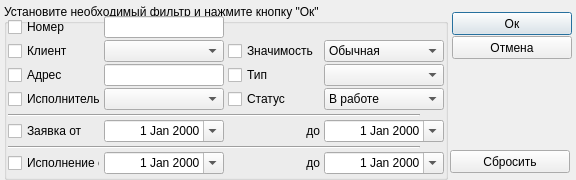
<?xml version="1.0" encoding="UTF-8"?>
<ui version="4.0">
 <class>TFilterDlg</class>
 <widget class="QDialog" name="TFilterDlg">
  <property name="windowModality">
   <enum>Qt::ApplicationModal</enum>
  </property>
  <property name="geometry">
   <rect>
    <x>0</x>
    <y>0</y>
    <width>576</width>
    <height>180</height>
   </rect>
  </property>
  <property name="minimumSize">
   <size>
    <width>576</width>
    <height>180</height>
   </size>
  </property>
  <property name="maximumSize">
   <size>
    <width>576</width>
    <height>180</height>
   </size>
  </property>
  <property name="windowTitle">
   <string>Фильтр</string>
  </property>
  <property name="windowIcon">
   <iconset>
    <normaloff>../res/filter.png</normaloff>../res/filter.png</iconset>
  </property>
  <property name="modal">
   <bool>true</bool>
  </property>
  <widget class="QPushButton" name="cancelBtn">
   <property name="geometry">
    <rect>
     <x>452</x>
     <y>36</y>
     <width>120</width>
     <height>23</height>
    </rect>
   </property>
   <property name="text">
    <string>Отмена</string>
   </property>
   <property name="icon">
    <iconset resource="../res/request.qrc">
     <normaloff>:/images/cancel</normaloff>:/images/cancel</iconset>
   </property>
  </widget>
  <widget class="QPushButton" name="okBtn">
   <property name="geometry">
    <rect>
     <x>452</x>
     <y>12</y>
     <width>120</width>
     <height>23</height>
    </rect>
   </property>
   <property name="text">
    <string>Ок</string>
   </property>
   <property name="icon">
    <iconset resource="../res/request.qrc">
     <normaloff>:/images/ok</normaloff>:/images/ok</iconset>
   </property>
   <property name="default">
    <bool>true</bool>
   </property>
  </widget>
  <widget class="QGroupBox" name="filterGroup">
   <property name="geometry">
    <rect>
     <x>4</x>
     <y>4</y>
     <width>444</width>
     <height>176</height>
    </rect>
   </property>
   <property name="title">
    <string>Установите необходимый фильтр и нажмите кнопку &quot;Ок&quot;</string>
   </property>
   <widget class="QComboBox" name="clientCombo">
    <property name="geometry">
     <rect>
      <x>100</x>
      <y>36</y>
      <width>120</width>
      <height>22</height>
     </rect>
    </property>
   </widget>
   <widget class="QComboBox" name="importanceCombo">
    <property name="geometry">
     <rect>
      <x>320</x>
      <y>36</y>
      <width>120</width>
      <height>22</height>
     </rect>
    </property>
    <item>
     <property name="text">
      <string>Обычная</string>
     </property>
    </item>
    <item>
     <property name="text">
      <string>Важная</string>
     </property>
    </item>
    <item>
     <property name="text">
      <string>Неизвестно</string>
     </property>
    </item>
   </widget>
   <widget class="QDateEdit" name="requestFromDateEdit">
    <property name="geometry">
     <rect>
      <x>100</x>
      <y>116</y>
      <width>120</width>
      <height>22</height>
     </rect>
    </property>
    <property name="alignment">
     <set>Qt::AlignRight|Qt::AlignTrailing|Qt::AlignVCenter</set>
    </property>
    <property name="calendarPopup">
     <bool>true</bool>
    </property>
   </widget>
   <widget class="QComboBox" name="typeCombo">
    <property name="geometry">
     <rect>
      <x>320</x>
      <y>60</y>
      <width>120</width>
      <height>22</height>
     </rect>
    </property>
   </widget>
   <widget class="QComboBox" name="statusCombo">
    <property name="geometry">
     <rect>
      <x>320</x>
      <y>84</y>
      <width>120</width>
      <height>22</height>
     </rect>
    </property>
    <item>
     <property name="text">
      <string>В работе</string>
     </property>
    </item>
    <item>
     <property name="text">
      <string>Отменена</string>
     </property>
    </item>
    <item>
     <property name="text">
      <string>Выполнена</string>
     </property>
    </item>
    <item>
     <property name="text">
      <string>Неизвестно</string>
     </property>
    </item>
   </widget>
   <widget class="QDateEdit" name="realizeFromDateEdit">
    <property name="geometry">
     <rect>
      <x>100</x>
      <y>148</y>
      <width>120</width>
      <height>22</height>
     </rect>
    </property>
    <property name="alignment">
     <set>Qt::AlignRight|Qt::AlignTrailing|Qt::AlignVCenter</set>
    </property>
    <property name="calendarPopup">
     <bool>true</bool>
    </property>
   </widget>
   <widget class="QComboBox" name="performerCombo">
    <property name="geometry">
     <rect>
      <x>100</x>
      <y>84</y>
      <width>120</width>
      <height>22</height>
     </rect>
    </property>
   </widget>
   <widget class="QDateEdit" name="requestToDateEdit">
    <property name="geometry">
     <rect>
      <x>320</x>
      <y>116</y>
      <width>120</width>
      <height>22</height>
     </rect>
    </property>
    <property name="alignment">
     <set>Qt::AlignRight|Qt::AlignTrailing|Qt::AlignVCenter</set>
    </property>
    <property name="calendarPopup">
     <bool>true</bool>
    </property>
   </widget>
   <widget class="QDateEdit" name="realizeToDateEdit">
    <property name="geometry">
     <rect>
      <x>320</x>
      <y>148</y>
      <width>120</width>
      <height>22</height>
     </rect>
    </property>
    <property name="alignment">
     <set>Qt::AlignRight|Qt::AlignTrailing|Qt::AlignVCenter</set>
    </property>
    <property name="calendarPopup">
     <bool>true</bool>
    </property>
   </widget>
   <widget class="QLineEdit" name="addressEdit">
    <property name="geometry">
     <rect>
      <x>100</x>
      <y>60</y>
      <width>120</width>
      <height>22</height>
     </rect>
    </property>
   </widget>
   <widget class="Line" name="line">
    <property name="geometry">
     <rect>
      <x>4</x>
      <y>110</y>
      <width>412</width>
      <height>3</height>
     </rect>
    </property>
    <property name="orientation">
     <enum>Qt::Horizontal</enum>
    </property>
   </widget>
   <widget class="Line" name="line_2">
    <property name="geometry">
     <rect>
      <x>4</x>
      <y>142</y>
      <width>412</width>
      <height>3</height>
     </rect>
    </property>
    <property name="orientation">
     <enum>Qt::Horizontal</enum>
    </property>
   </widget>
   <widget class="QLabel" name="label_10">
    <property name="geometry">
     <rect>
      <x>224</x>
      <y>120</y>
      <width>92</width>
      <height>14</height>
     </rect>
    </property>
    <property name="frameShape">
     <enum>QFrame::NoFrame</enum>
    </property>
    <property name="text">
     <string>до</string>
    </property>
    <property name="alignment">
     <set>Qt::AlignRight|Qt::AlignTrailing|Qt::AlignVCenter</set>
    </property>
   </widget>
   <widget class="QLabel" name="label_11">
    <property name="geometry">
     <rect>
      <x>224</x>
      <y>152</y>
      <width>92</width>
      <height>14</height>
     </rect>
    </property>
    <property name="frameShape">
     <enum>QFrame::NoFrame</enum>
    </property>
    <property name="text">
     <string>до</string>
    </property>
    <property name="alignment">
     <set>Qt::AlignRight|Qt::AlignTrailing|Qt::AlignVCenter</set>
    </property>
   </widget>
   <widget class="QCheckBox" name="clientCheck">
    <property name="geometry">
     <rect>
      <x>4</x>
      <y>36</y>
      <width>92</width>
      <height>22</height>
     </rect>
    </property>
    <property name="text">
     <string>Клиент</string>
    </property>
   </widget>
   <widget class="QCheckBox" name="addressCheck">
    <property name="geometry">
     <rect>
      <x>4</x>
      <y>60</y>
      <width>92</width>
      <height>22</height>
     </rect>
    </property>
    <property name="text">
     <string>Адрес</string>
    </property>
   </widget>
   <widget class="QCheckBox" name="performerCheck">
    <property name="geometry">
     <rect>
      <x>4</x>
      <y>84</y>
      <width>92</width>
      <height>22</height>
     </rect>
    </property>
    <property name="text">
     <string>Исполнитель</string>
    </property>
   </widget>
   <widget class="QCheckBox" name="importanceCheck">
    <property name="geometry">
     <rect>
      <x>224</x>
      <y>36</y>
      <width>92</width>
      <height>22</height>
     </rect>
    </property>
    <property name="text">
     <string>Значимость</string>
    </property>
   </widget>
   <widget class="QCheckBox" name="typeCheck">
    <property name="geometry">
     <rect>
      <x>224</x>
      <y>60</y>
      <width>92</width>
      <height>22</height>
     </rect>
    </property>
    <property name="text">
     <string>Тип</string>
    </property>
   </widget>
   <widget class="QCheckBox" name="statusCheck">
    <property name="geometry">
     <rect>
      <x>224</x>
      <y>84</y>
      <width>92</width>
      <height>22</height>
     </rect>
    </property>
    <property name="text">
     <string>Статус</string>
    </property>
   </widget>
   <widget class="QCheckBox" name="requestCheck">
    <property name="geometry">
     <rect>
      <x>4</x>
      <y>116</y>
      <width>92</width>
      <height>22</height>
     </rect>
    </property>
    <property name="text">
     <string>Заявка от</string>
    </property>
   </widget>
   <widget class="QCheckBox" name="realizeCheck">
    <property name="geometry">
     <rect>
      <x>4</x>
      <y>148</y>
      <width>92</width>
      <height>22</height>
     </rect>
    </property>
    <property name="text">
     <string>Исполнение от</string>
    </property>
   </widget>
   <widget class="QCheckBox" name="numberCheck">
    <property name="geometry">
     <rect>
      <x>4</x>
      <y>12</y>
      <width>92</width>
      <height>22</height>
     </rect>
    </property>
    <property name="text">
     <string>Номер</string>
    </property>
   </widget>
   <widget class="QLineEdit" name="numberEdit">
    <property name="geometry">
     <rect>
      <x>100</x>
      <y>12</y>
      <width>120</width>
      <height>22</height>
     </rect>
    </property>
   </widget>
  </widget>
  <widget class="QPushButton" name="defaultBtn">
   <property name="geometry">
    <rect>
     <x>450</x>
     <y>150</y>
     <width>120</width>
     <height>23</height>
    </rect>
   </property>
   <property name="text">
    <string>Сбросить</string>
   </property>
   <property name="icon">
    <iconset>
     <normaloff>../res/filter.png</normaloff>../res/filter.png</iconset>
   </property>
  </widget>
 </widget>
 <tabstops>
  <tabstop>numberCheck</tabstop>
  <tabstop>numberEdit</tabstop>
  <tabstop>clientCheck</tabstop>
  <tabstop>clientCombo</tabstop>
  <tabstop>addressCheck</tabstop>
  <tabstop>addressEdit</tabstop>
  <tabstop>performerCheck</tabstop>
  <tabstop>performerCombo</tabstop>
  <tabstop>importanceCheck</tabstop>
  <tabstop>importanceCombo</tabstop>
  <tabstop>typeCheck</tabstop>
  <tabstop>typeCombo</tabstop>
  <tabstop>statusCheck</tabstop>
  <tabstop>statusCombo</tabstop>
  <tabstop>requestCheck</tabstop>
  <tabstop>requestFromDateEdit</tabstop>
  <tabstop>requestToDateEdit</tabstop>
  <tabstop>realizeCheck</tabstop>
  <tabstop>realizeFromDateEdit</tabstop>
  <tabstop>realizeToDateEdit</tabstop>
  <tabstop>okBtn</tabstop>
  <tabstop>cancelBtn</tabstop>
 </tabstops>
 <resources>
  <include location="../res/request.qrc"/>
 </resources>
 <connections/>
</ui>
